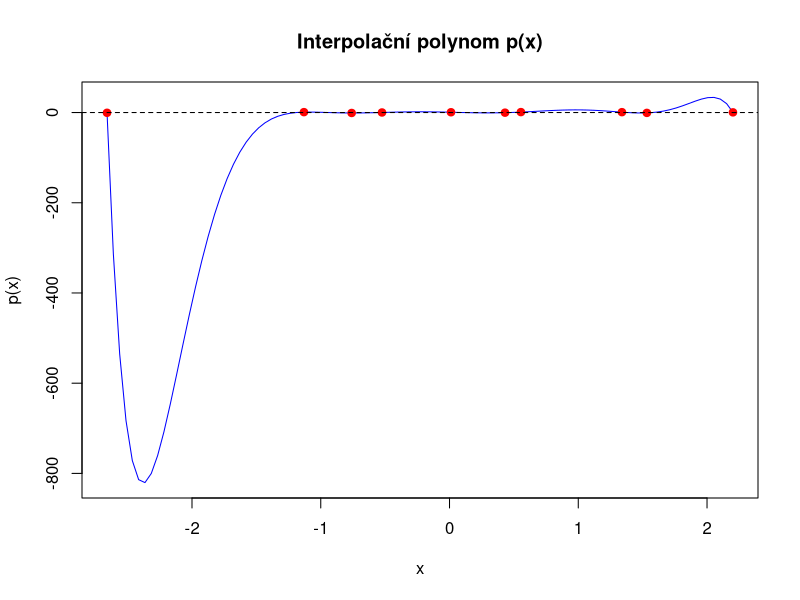

Write R code to recreate this figure.
n <- 10

# Vytvoření matice A
A <- matrix(0, n, n)
for (i in 1:n) {
  for (j in 1:n) {
    A[i, j] <- cos((i-1)*j) - j
  }
}

# Vytvoření vektoru y
y <- numeric(n)
for (i in 1:n) {
  y[i] <- sin(i)
}

# Upravená Gaussova eliminace s kontrolou dělení nulou
gauss_elimination <- function(A, y) {
  n <- length(y)
  
  # Přímý chod eliminace
  for (k in 1:(n-1)) {
    # Částečné pivotování
    pivot_row <- which.max(abs(A[k:n, k])) + k - 1
    if (A[pivot_row, k] == 0) {
      stop("Matice je singulární")
    }
    
    # Prohození řádků
    if (pivot_row != k) {
      A[c(k, pivot_row), ] <- A[c(pivot_row, k), ]
      y[c(k, pivot_row)] <- y[c(pivot_row, k)]
    }
    
    for (i in (k+1):n) {
      factor <- A[i, k] / A[k, k]
      A[i, k:n] <- A[i, k:n] - factor * A[k, k:n]
      y[i] <- y[i] - factor * y[k]
    }
  }
  
  # Zpětná substituce
  x <- numeric(n)
  x[n] <- y[n] / A[n, n]
  for (i in (n-1):1) {
    x[i] <- (y[i] - sum(A[i, (i+1):n] * x[(i+1):n])) / A[i, i]
  }
  
  return(x)
}

# Řešení soustavy s ošetřením chyb
x <- tryCatch({
  gauss_elimination(A, y)
}, error = function(e) {
  cat("Chyba při řešení soustavy:", e$message, "\n")
  cat("Používám pseudoinverzi pro aproximaci řešení\n")
  # Alternativní řešení pomocí SVD pseudoinverze (bez knihoven)
  svd_A <- svd(A)
  D <- diag(1/svd_A$d)
  D[abs(svd_A$d) < 1e-10] <- 0  # Oříznutí malých singulárních hodnot
  A_inv <- svd_A$v %*% D %*% t(svd_A$u)
  A_inv %*% y
})

# Ověření, zda řešení obsahuje konečné hodnoty
if (any(!is.finite(x))) {
  cat("Varování: Řešení obsahuje nekonečné nebo NaN hodnoty. Upravuji data.\n")
  x[!is.finite(x)] <- 0  # Nahrazení nekonečných hodnot nulou
}

# Interpolace pouze pokud máme konečné hodnoty
if (all(is.finite(x))) {
  # Newtonova interpolace
  newton_interpolation <- function(x, y) {
    n <- length(x)
    coef <- numeric(n)
    coef[1] <- y[1]
    
    dd <- matrix(0, n, n)
    dd[,1] <- y
    
    for (j in 2:n) {
      for (i in 1:(n-j+1)) {
        dd[i,j] <- (dd[i+1,j-1] - dd[i,j-1]) / (x[i+j-1] - x[i])
      }
      coef[j] <- dd[1,j]
    }
    
    polynomial <- function(z) {
      result <- coef[1]
      for (i in 2:n) {
        term <- coef[i]
        for (j in 1:(i-1)) {
          term <- term * (z - x[j])
        }
        result <- result + term
      }
      return(result)
    }
    
    return(polynomial)
  }
  
  p <- newton_interpolation(x, y)
  
  # (a) Průsečík s osou y
  y_intercept <- p(0)
  
  # (b) Integrál s kontrolou konečných mezí
  xMIN <- min(x[is.finite(x)])
  xMAX <- max(x[is.finite(x)])
  
  if (is.finite(xMIN) && is.finite(xMAX)) {
    # Numerická integrace
    integrate_polynomial <- function(f, a, b, n = 1000) {
      h <- (b - a) / n
      x <- seq(a, b, length.out = n + 1)
      y <- sapply(x, f)
      integral <- h * (0.5 * y[1] + sum(y[2:n]) + 0.5 * y[n+1])
      return(integral)
    }
    
    integral_value <- integrate_polynomial(p, xMIN, xMAX)
    
    # Vykreslení grafu
    x_plot <- seq(xMIN, xMAX, length.out = 100)
    y_plot <- sapply(x_plot, p)
    
    plot(x_plot, y_plot, type = "l", col = "blue", xlab = "x", ylab = "p(x)", 
         main = "Interpolační polynom p(x)")
    points(x, y, col = "red", pch = 19)
    abline(h = 0, lty = 2)
    
    # Výpis výsledků
    cat("Řešení x soustavy Ax = y:\n")
    print(x)
    
    cat("\nPrůsečík s osou y (p(0)):", y_intercept, "\n")
    
    cat("\nIntegrál p(x) od", xMIN, "do", xMAX, "je:", integral_value, "\n")
  } else {
    cat("Nelze vypočítat integrál - hranice nejsou konečné\n")
  }
} else {
  cat("Nelze provést interpolaci - řešení obsahuje nekonečné hodnoty\n")
  cat("Řešení x soustavy Ax = y:\n")
  print(x)
}